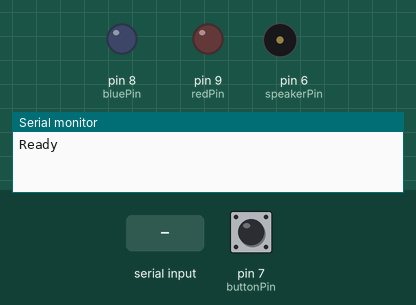
Recording of a sketch running on a simulated Arduino Uno, built with avr-gcc and run on an emulated ATmega328P. On the bench: output pins drawn as LEDs (lit = HIGH), buzzer (waves = sounding), the last lines printed to the serial monitor. Dashed ring = blinking. The inputs (shaded band) are chosen by the test bench; at power-on: pin 7 (buttonPin) HIGH.

Above: at 1.2 s.
1.3 s: pin 7 (buttonPin) pulled LOW for 0.15 s
At 1.67 s:
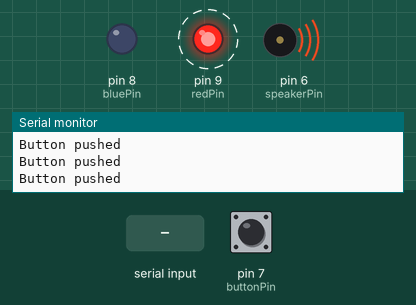
At 2.42 s:
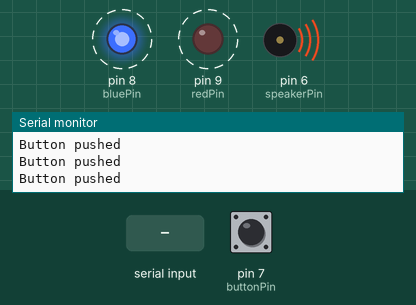
4.3 s: "a" received over Serial
7.3 s: pin 7 (buttonPin) driven LOW
10.3 s: pin 7 (buttonPin) pulsed HIGH 2 times (0.12 s each, 0.3 s apart)
Timing chart, 0 to 13.3 s (numbered marks = the images above; inputs shaded):
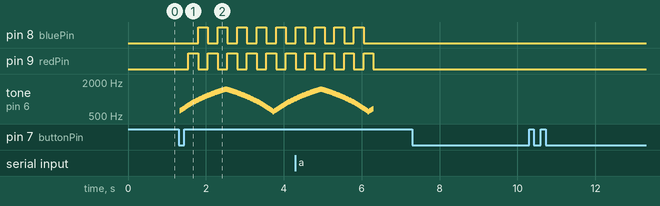

The sketch:

sketch.ino
```cpp
#include <SPI.h>

#include <SimpleTimer.h>

const int FREQ_MAX = 1500;
const int FREQ_MIN = 600;
const int FREQ_ASCENDING = 1;
const int FREQ_DESCENDING = 2;
const int FREQ_SKIP = 15;
const int SOUNDS_DELAY = 20;
const int LED_RED = 1;
const int LED_BLUE = 2;
const int LIGHTS_DELAY = 250;

int redPin = 9;
int bluePin = 8;
int buttonPin = 7;
int speakerPin = 6;

int freq;
int freqState = FREQ_ASCENDING;
int buttonState;
int ledState = 0;

SimpleTimer timer;
int lightsTimer;
int soundsTimer;
int sirensTimer;

void setup() {
    pinMode(redPin, OUTPUT);
    pinMode(bluePin, OUTPUT);
    pinMode(buttonPin, INPUT);
    pinMode(speakerPin, OUTPUT);

    Serial.begin(9600);

    while (!Serial) {
        ; // Wait for serial port to connect.
    }

    Serial.println("Ready");
}

void loop() {
    char controlByte = Serial.read();
    buttonState = digitalRead(buttonPin);

    if (controlByte == 'a') {
        Serial.println("Alert received");
        siren();
    } else if (buttonState == LOW) {
        Serial.println("Button pushed");
        siren();
    }

    timer.run();
}

void lights() {
    if (ledState == LED_RED) {
        digitalWrite(redPin, LOW);
        digitalWrite(bluePin, HIGH);

        ledState = LED_BLUE;
    } else {
        digitalWrite(redPin, HIGH);
        digitalWrite(bluePin, LOW);

        ledState = LED_RED;
    }
}

void sounds() {
    if (freqState == FREQ_ASCENDING) {
        freq += FREQ_SKIP;

        if (freq > FREQ_MAX) {
            freq = FREQ_MAX;
            freqState = FREQ_DESCENDING;
        }
    } else {
        freq -= FREQ_SKIP;

        if (freq < FREQ_MIN) {
            freq = FREQ_MIN;
            freqState = FREQ_ASCENDING;
        }
    }

    tone(speakerPin, freq);
}

void kill_siren() {
    timer.disable(lightsTimer);
    timer.deleteTimer(lightsTimer);

    timer.disable(soundsTimer);
    timer.deleteTimer(soundsTimer);

    noTone(speakerPin);
    digitalWrite(redPin, LOW);
    digitalWrite(bluePin, LOW);
}

void siren() {
    // Debounce
    if (timer.isEnabled(sirensTimer)) {
        return;
    }

    freq = FREQ_MIN;

    lightsTimer = timer.setInterval(LIGHTS_DELAY, lights);
    soundsTimer = timer.setInterval(SOUNDS_DELAY, sounds);
    sirensTimer = timer.setTimeout(5000, kill_siren);
}
```

Measured:
- after the input at 1.3 s, pin 8 (bluePin): alternates HIGH for 0.25 s and LOW for 0.25 s, starting after 0.50 s; pin 9 (redPin): alternates HIGH for 0.25 s and LOW for 0.25 s, starting after 0.25 s
